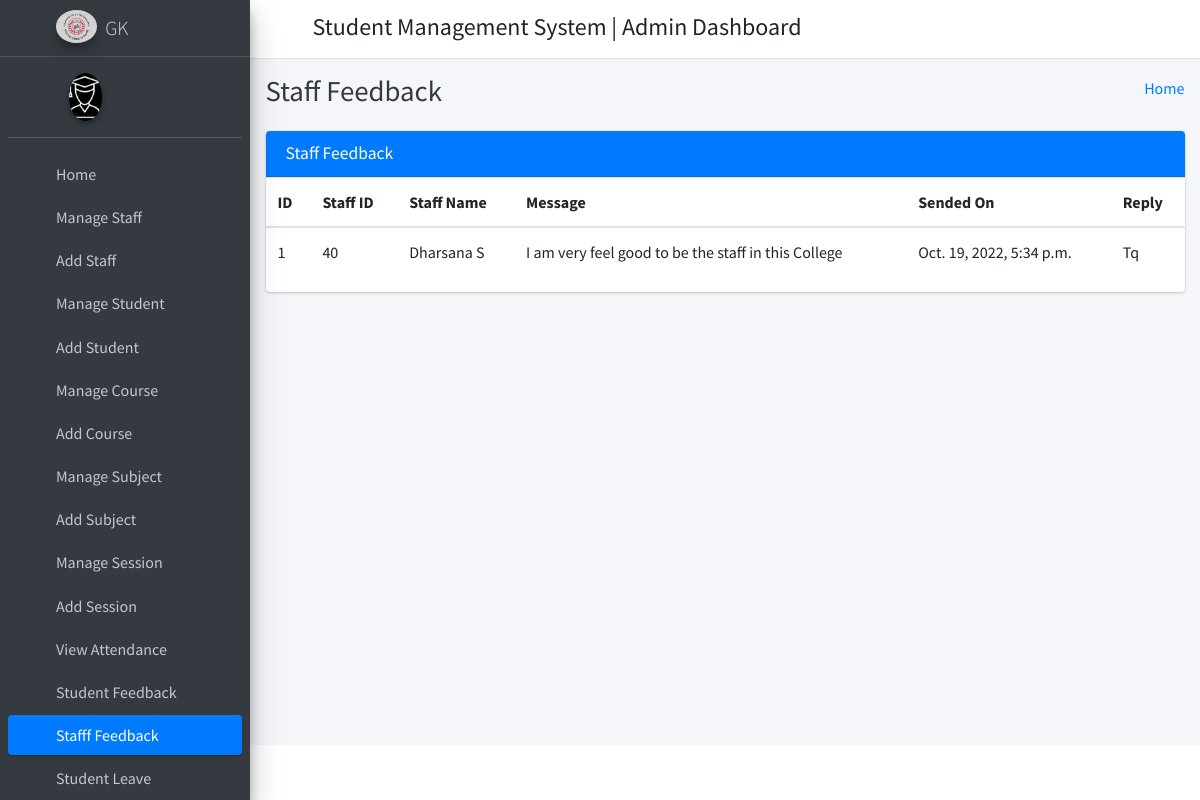
The app's page /staff_feedback_message/ with its own data.
### student_management_app/models.py (models this page shows)
class FeedBackStaffs(models.Model):
    id = models.AutoField(primary_key=True)
    staff_id = models.ForeignKey(Staffs, on_delete=models.CASCADE)
    feedback = models.TextField()
    feedback_reply = models.TextField()
    created_at = models.DateTimeField(auto_now_add=True)
    updated_at = models.DateTimeField(auto_now=True)
    objects = models.Manager()

class Staffs(models.Model):
    id = models.AutoField(primary_key=True)
    admin = models.OneToOneField(CustomUser, on_delete = models.CASCADE)
    address = models.TextField()
    created_at = models.DateTimeField(auto_now_add=True)
    updated_at = models.DateTimeField(auto_now=True)
    objects = models.Manager()

class CustomUser(AbstractUser):
    HOD = '1'
    STAFF = '2'
    STUDENT = '3'
    EMAIL_TO_USER_TYPE_MAP = {
        'hod': HOD,
        'staff': STAFF,
        'student': STUDENT
    }
    user_type_data = ((HOD, "HOD"), (STAFF, "Staff"), (STUDENT, "Student"))
    user_type = models.CharField(default=1, choices=user_type_data, max_length=10)

### student_management_app/HodViews.py (the view)
# urls.py: path('staff_feedback_message/', HodViews.staff_feedback_message, name="staff_feedback_message"),
def staff_feedback_message(request):
    feedbacks = FeedBackStaffs.objects.all()
    context = {
        "feedbacks": feedbacks
    }
    return render(request, 'hod_template/staff_feedback_template.html', context)

### student_management_app/templates/hod_template/staff_feedback_template.html (shortened to what this page needs)
{% extends 'hod_template/base_template.html' %}
{% block page_title %}
    Staff Feedback
{% endblock page_title %}
{% block main_content %}
{% load static %}
<section class="content">
        <div class="container-fluid">
            <div class="row">
                <div class="col-md-12">
                    <div class="card card-primary">
                        <div class="card-header">
                            <h3 class="card-title">Staff Feedback</h3>
                        </div>
                        <div class="table-responsive">
                            <table class="table">
                                <thead>
                                <tr>
                                    <th>ID</th>
                                    <th>Staff ID</th>
                                    <th>Staff Name</th>
                                    <th>Message</th>
                                    <th>Sended On</th>
                                    <th>Reply</th>
                                </tr>
                                </thead>
                                {% for feedback in feedbacks %}
                                <tbody>
                                <tr>
                                    <td>{{ feedback.id }}</td>
                                    <td>{{ feedback.staff_id.admin.id }}</td>
                                    <td>{{ feedback.staff_id.admin.first_name }} {{ feedback.staff_id.admin.last_name }}</td>
                                    <td>{{ feedback.feedback }}</td>
                                    <td>{{ feedback.created_at }}</td>
                                    <td>
                                        {% if feedback.feedback_reply == "" %}
                                            <button class="btn btn-success reply_open_modal" data-toggle="modal" data-target="#replyModal">Reply</button>
                                        {% else %}
                                            {{ feedback.feedback_reply }}
                                        {% endif %}
                                    </td>
                                </tr>
                                </tbody>
                                {% endfor %}
                            </table>
                        </div>
                    </div>
                </div>
            </div>
        </div>
      </section>
  {% endblock main_content %}

### records on screen
FeedBackStaffs: id "1", staff_id.admin.id "40", staff_id.admin.first_name "Dharsana", staff_id.admin.last_name "S", feedback "I am very feel good to be the staff in this College", created_at "Oct. 19, 2022, 5:34 p.m.", feedback_reply "Tq"
